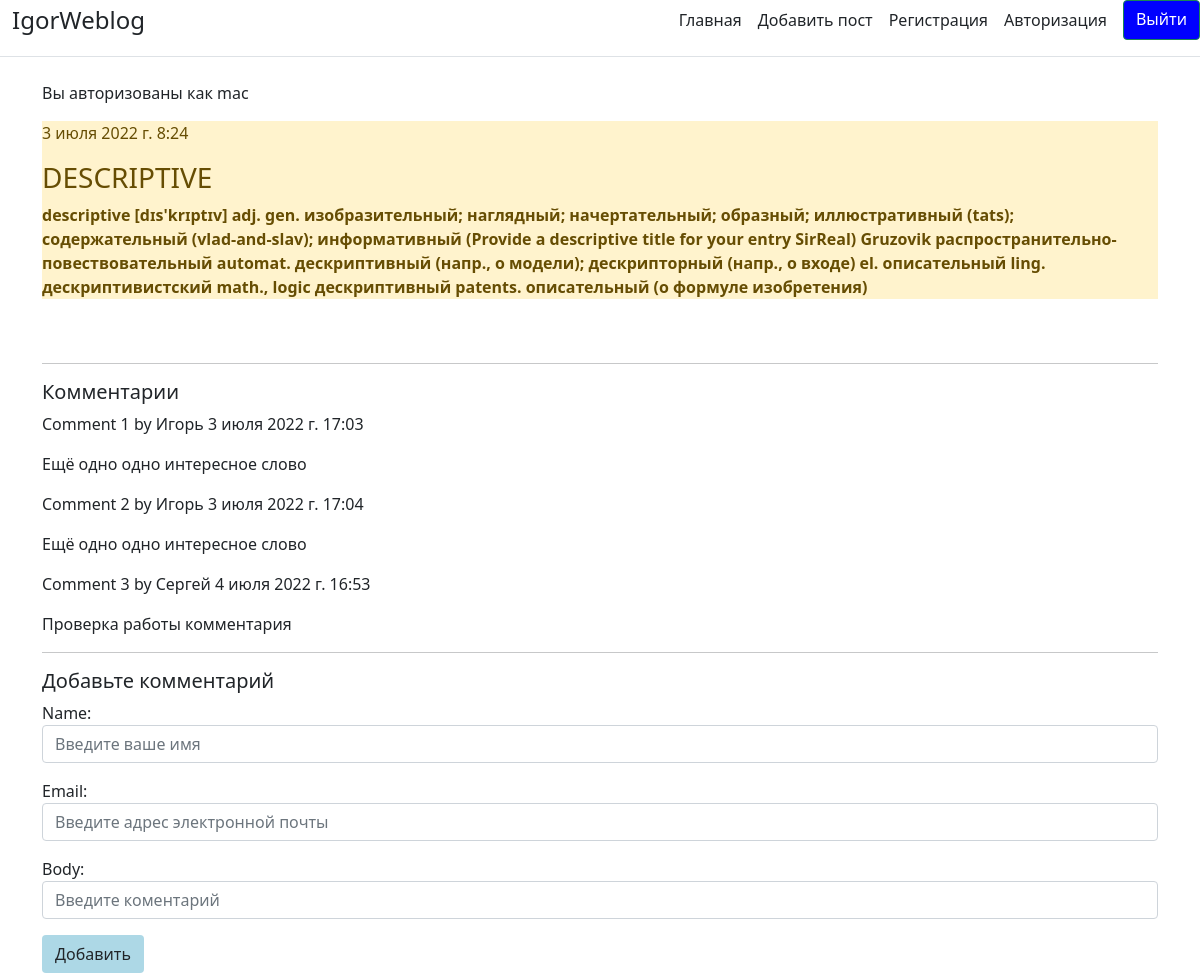
Page /article_detail/2022-07-03-0824051614210000/ (signed in) on the committed database.
### Blog/models.py (models this page shows, shortened)
class Task(models.Model):
    title = models.CharField('Название', max_length=50)
    task = models.TextField('Текст')
    created_dt = models.DateTimeField('Дата', auto_now=True)
    publish = models.DateTimeField('Публикация', default=timezone.now)
    slug = models.SlugField('Ссылка', max_length=250, unique=True, null=False, blank=True, db_index=True)
    class Meta:
        verbose_name = 'Пост'
        verbose_name_plural = 'Посты'

class Comment(models.Model):
    post = models.ForeignKey(Task, related_name='comments', on_delete=models.CASCADE)
    name = models.CharField(max_length=80)
    email = models.EmailField()
    body = models.TextField()
    created = models.DateTimeField(auto_now_add=True)
    updated = models.DateTimeField(auto_now=True)
    active = models.BooleanField(default=True)
    class Meta:
        ordering = ('created',)

### Blog/views.py (the view)
# urls.py: path('article_detail/<slug:slug>/', views.article_detail, name='article_detail'),
def article_detail(request, slug):
    article = get_object_or_404(Task, slug=slug)
    comments = article.comments.filter(active=True)
    if request.method == 'POST':
        comment_form = CommentForm(data=request.POST)
        if comment_form.is_valid():
            new_comment = comment_form.save(commit=False)
            new_comment.post = article
            new_comment.save()
    else:
        comment_form = CommentForm()
    context = {'article': article, 'slug': slug, 'comments': comments,
               'comment_form': comment_form}
    return render(request, 'Blog/article_detail.html', context)

### Blog/forms.py
class CommentForm(forms.ModelForm):
    class Meta:
        model = Comment
        fields = ('name', 'email', 'body')
        widgets = {
            "name": TextInput(attrs={
                'class': 'form-control',
                'placeholder': "Введите ваше имя"
            }),
            "email": TextInput(attrs={
                'class': 'form-control',
                'placeholder': 'Введите адрес электронной почты'
            }),
            "body": TextInput(attrs={
                'class': 'form-control',
                'placeholder': 'Введите коментарий'
            })
        }

### Blog/templates/Blog/article_detail.html (shortened to what this page needs)
{% extends 'Blog/base.html' %}
{% block content %}
<div class="alert-warning mt-3", class="container">
    <p>{{ article.publish }}</p>
    <h3>{{ article.title | upper }}</h3>
    <b>{{ article.task }}</b>
</div>
<br>
<br>
<hr>
{% with comments.Count as total_comments %}
    <h5>
        {{ total_comments }} Комментарии {{ total_comments|pluralize }}
    </h5>
{% endwith %}
{% for comment in comments %}
    <div class="comment">
        <p class="info">
            Comment {{ forloop.counter }} by {{ comment.name }}
            {{ comment.created }}
        </p>
        {{ comment.body|linebreaks }}
    </div>
{% empty %}
    <p>Под этой статьёй пока нет комментариев. Оставьте комментарий первым!</p>
{% endfor %}
<hr>
{% if new_comment %}
    <h2>Ваш коментарий добавлен</h2>
{% else %}
{% if request.user.is_authenticated %}
    <h5>Добавьте комментарий</h5>
    <form method="post" action=".">
        {{ comment_form.as_p }}
        <button type="submit" class="btn btn-sucsess" style="background:lightblue">
            Добавить</button>
    </form>
{% else %}
    <p>Комментарии могут оставлять только авторизованные пользователи.</p>
{% endif %}
{% endif %}
{% endblock %}

### Blog/templates/Blog/base.html (shortened to what this page needs)
<!doctype html>
<html lang="ru">
<head>
    <link rel="stylesheet" href="https://cdn.jsdelivr.net/npm/bootstrap@5.1.3/dist/css/bootstrap.min.css">
</head>
<body>
    <div class="d-flex flex-column flex-md-row align-items-center pb-3 mb-4 border-bottom">
        <a href="/" class="d-flex align-items-center text-dark text-decoration-none">
        <span class="container fs-4"> IgorWeblog </span></a>
{% if request.user.is_authenticated %}
        <nav class="d-inline-flex mt-2 mt-md-0 ms-md-auto">
            <a class="me-3 py-2 text-dark text-decoration-none" href="{% url 'index' %}">Главная</a>
            <a class="me-3 py-2 text-dark text-decoration-none" href="{% url 'post' %}">Добавить пост</a>
            <a class="me-3 py-2 text-dark text-decoration-none" href="{% url 'registration' %}">Регистрация</a>
            <a class="me-3 py-2 text-dark text-decoration-none" href="{% url 'login' %}">Авторизация</a>
            <a button type="submit" class="btn btn-success" style="background:blue" href="{% url 'logout' %}">Выйти</a>
        </nav>
{% endif %}
    </div>
    <div class="container">
{% if request.user.is_authenticated %}
    <p>Вы авторизованы как {{ user.username|default:'Гость'}}</p>
{% else %}
    <p>Вы не авторизованы.</p>
{% endif %}
    </div>
    <div class="container">
        {% block content %}{% endblock %}
</body>
</html>

### rows in the picture
Task: publish "3 июля 2022 г. 8:24", title "DESCRIPTIVE", task "descriptive [dɪs'krɪptɪv] adj. gen. изобразительный; наглядный; начертательный; образный; иллюстративный (tats); содержательный (vlad-and-slav); информативный (Provide a descriptive title for your entry SirReal) Gruzovik распространительно-повествовательный automat. дескриптивный (напр., о модели); дескрипторный (напр., о входе) el. описательный ling. дескриптивистский math., logic дескриптивный patents. описательный (о формуле изобретения)"
Comment: name "Игорь", created "3 июля 2022 г. 17:03", body "Ещё одно одно интересное слово"
Comment: name "Игорь", created "3 июля 2022 г. 17:04", body "Ещё одно одно интересное слово"
Comment: name "Сергей", created "4 июля 2022 г. 16:53", body "Проверка работы комментария"

### other values in the picture
{{ user.username|default:'Гость' }} "mac"
